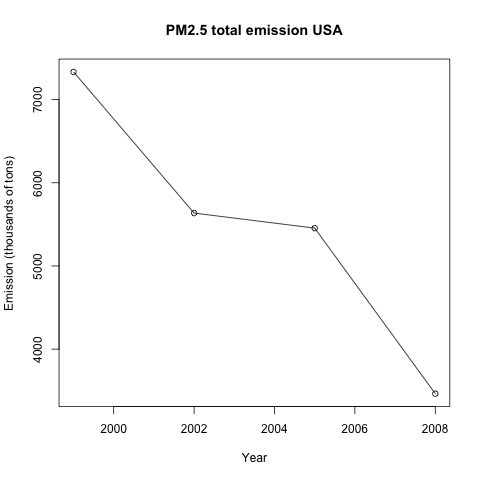

The R source for this figure:
plot1 <- function(NEI) {
  require(dplyr)
  df <- NEI %>% group_by(year) %>% summarize(total_emission = sum(Emissions)) %>% mutate(total_emission = total_emission / 1000)
  png(filename="plot1.png")
  plot(df$year, df$total_emission, "o", xlab = "Year", ylab = "Emission (thousands of tons)", main="PM2.5 total emission USA")
  dev.off()
	message("plot1.png was created successfully")
}